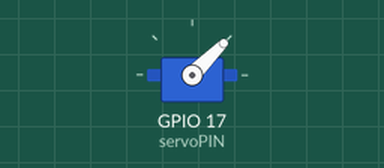
This program was run on a simulated Raspberry Pi (BCM pin numbers). Parts: servo. Servo angles are drawn from the pulse width (0.5 ms = 0°, 2.5 ms = 180°).

Above: at 0.05 s.
At 1.0 s:
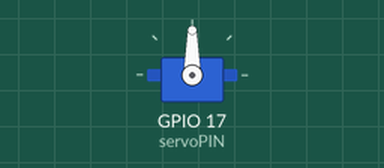
At 2.0 s:
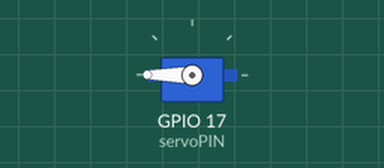
At 4.0 s:
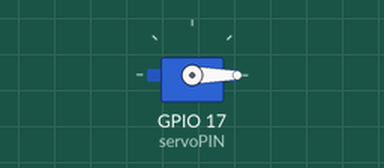
Timing chart, 0 to 5.2 s (numbered marks = the images above):
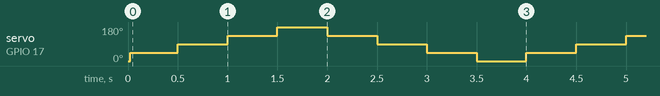

Measured:
- by itself, servo on GPIO 17 (servoPIN): repeats every 4.0 s: 90° 0.50 s, 135° 0.50 s, 180° 0.50 s, 135° 0.50 s, 90° 0.50 s, 45° 0.50 s, 0° 0.50 s, 45° 0.50 s

The program:

servomotor.py
```python
import RPi.GPIO as GPIO
import time

servoPIN = 17
GPIO.setmode(GPIO.BCM)
GPIO.setup(servoPIN, GPIO.OUT)

p = GPIO.PWM(servoPIN, 50) # GPIO 17 als PWM mit 50Hz
p.start(2.5) # Initialisierung
try:
  while True:
    p.ChangeDutyCycle(5)
    time.sleep(0.5)
    p.ChangeDutyCycle(7.5)
    time.sleep(0.5)
    p.ChangeDutyCycle(10)
    time.sleep(0.5)
    p.ChangeDutyCycle(12.5)
    time.sleep(0.5)
    p.ChangeDutyCycle(10)
    time.sleep(0.5)
    p.ChangeDutyCycle(7.5)
    time.sleep(0.5)
    p.ChangeDutyCycle(5)
    time.sleep(0.5)
    p.ChangeDutyCycle(2.5)
    time.sleep(0.5)
except KeyboardInterrupt:
  p.stop()
  GPIO.cleanup()
```
